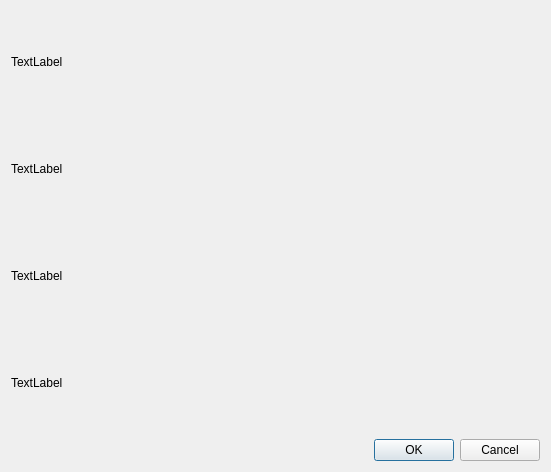
<?xml version="1.0" encoding="UTF-8"?>
<ui version="4.0">
 <class>info</class>
 <widget class="QDialog" name="info">
  <property name="geometry">
   <rect>
    <x>0</x>
    <y>0</y>
    <width>551</width>
    <height>472</height>
   </rect>
  </property>
  <property name="windowTitle">
   <string>Dialog</string>
  </property>
  <layout class="QVBoxLayout" name="verticalLayout">
   <item>
    <widget class="QLabel" name="lVertion">
     <property name="text">
      <string>TextLabel</string>
     </property>
    </widget>
   </item>
   <item>
    <widget class="QLabel" name="lDateCration">
     <property name="text">
      <string>TextLabel</string>
     </property>
    </widget>
   </item>
   <item>
    <widget class="QLabel" name="lAuteur">
     <property name="text">
      <string>TextLabel</string>
     </property>
    </widget>
   </item>
   <item>
    <widget class="QLabel" name="lMiseAJour">
     <property name="text">
      <string>TextLabel</string>
     </property>
    </widget>
   </item>
   <item>
    <widget class="QDialogButtonBox" name="buttonBox">
     <property name="orientation">
      <enum>Qt::Horizontal</enum>
     </property>
     <property name="standardButtons">
      <set>QDialogButtonBox::Cancel|QDialogButtonBox::Ok</set>
     </property>
    </widget>
   </item>
  </layout>
 </widget>
 <resources/>
 <connections>
  <connection>
   <sender>buttonBox</sender>
   <signal>accepted()</signal>
   <receiver>info</receiver>
   <slot>accept()</slot>
   <hints>
    <hint type="sourcelabel">
     <x>248</x>
     <y>254</y>
    </hint>
    <hint type="destinationlabel">
     <x>157</x>
     <y>274</y>
    </hint>
   </hints>
  </connection>
  <connection>
   <sender>buttonBox</sender>
   <signal>rejected()</signal>
   <receiver>info</receiver>
   <slot>reject()</slot>
   <hints>
    <hint type="sourcelabel">
     <x>316</x>
     <y>260</y>
    </hint>
    <hint type="destinationlabel">
     <x>286</x>
     <y>274</y>
    </hint>
   </hints>
  </connection>
 </connections>
</ui>
